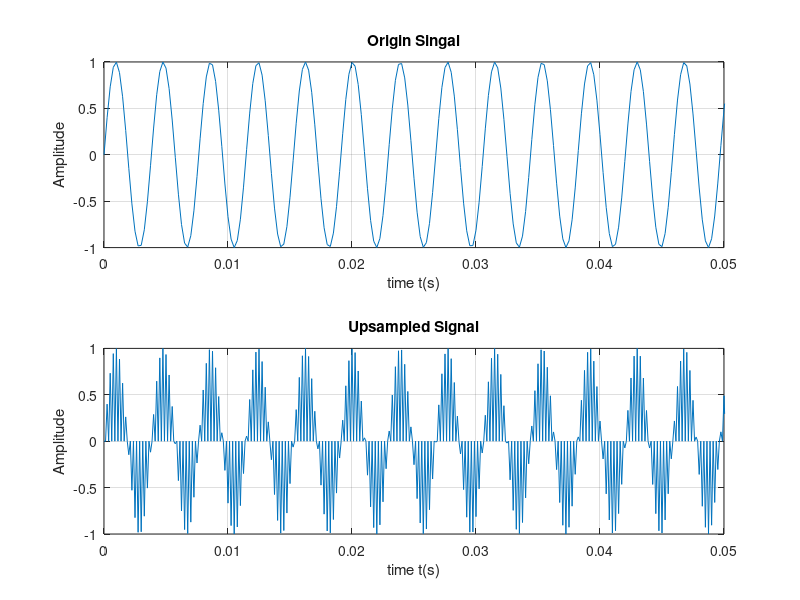

Write MATLAB code to recreate this figure. (Note: this script raises an error after producing the figure.)
%clear
clear;
close all;
%parameter define
fs = 4000;
d = 2;
f0 = 261.63; %60 C4

t = 0 : (1/fs) : (d -(1/fs));
xt = sin(2 * pi * f0 * t);

%plot the origin signal
figure("Name",'Figure 6 sinewave(f0 = 261.63 C4)')

subplot(2, 1, 1);
plot(t, xt);
title('Origin Singal');
xlabel('time t(s)');
ylabel('Amplitude');
xlim([0, 0.05]);
ylim([-1, 1]);
grid on;



%xt2 = resample(xt, fs2, fs);

%resample the signal

L = 2; % sampling factor
fs2 = L * fs; 
y = zeros(1, L * length(t));
y(1 : L : length(y)) = xt;

%plot the resampled signal
t2 = 0 : (1/fs2) : (d -(1/fs2));

subplot(2, 1, 2);
plot(t2, y);
title('Upsampled Signal');
xlabel('time t(s)');
ylabel('Amplitude');
xlim([0, 0.05]);
ylim([-1, 1]);
grid on;

sgtitle('Figure 6 sinewave(f0 = 261.63 C4)');
%%
% 1.5.2

load handel.mat;


figure(Name='Figure 7 DownSampling');
%original signal

y_o = y;
fs = 8192;
t = 0 : 1/fs : (length(y) - 1)/fs;

%plot original signal
subplot(2,1,1);
plot(t, y);
title('Original Signal');
xlabel('time t(s)');
ylabel('Amplitude');
xlim([0, 0.05]);
ylim([-1, 1]);
grid on;

%resample the signal

L = 2; % sampling factor
fs2 = L * fs; 
y = zeros(1, ceil(L * length(t)));
y(1 : L : length(y)) = y_o;
t2 = 0 : (1/fs2) : (length(y)/fs2 -(1/fs2));

%plot downsampling signal
subplot(2,1,2);
plot(t2, y);
title('Downsampled Signal');
xlabel('time t(s)');
ylabel('Amplitude');
xlim([0, 0.05]);
ylim([-1, 1]);
grid on;

%Reload handel

filename = 'handel.wav';
audiowrite(filename, y, fs2);
clear y fs2;
[y, fs2] = audioread('handel.wav');

sound(y, fs2);



